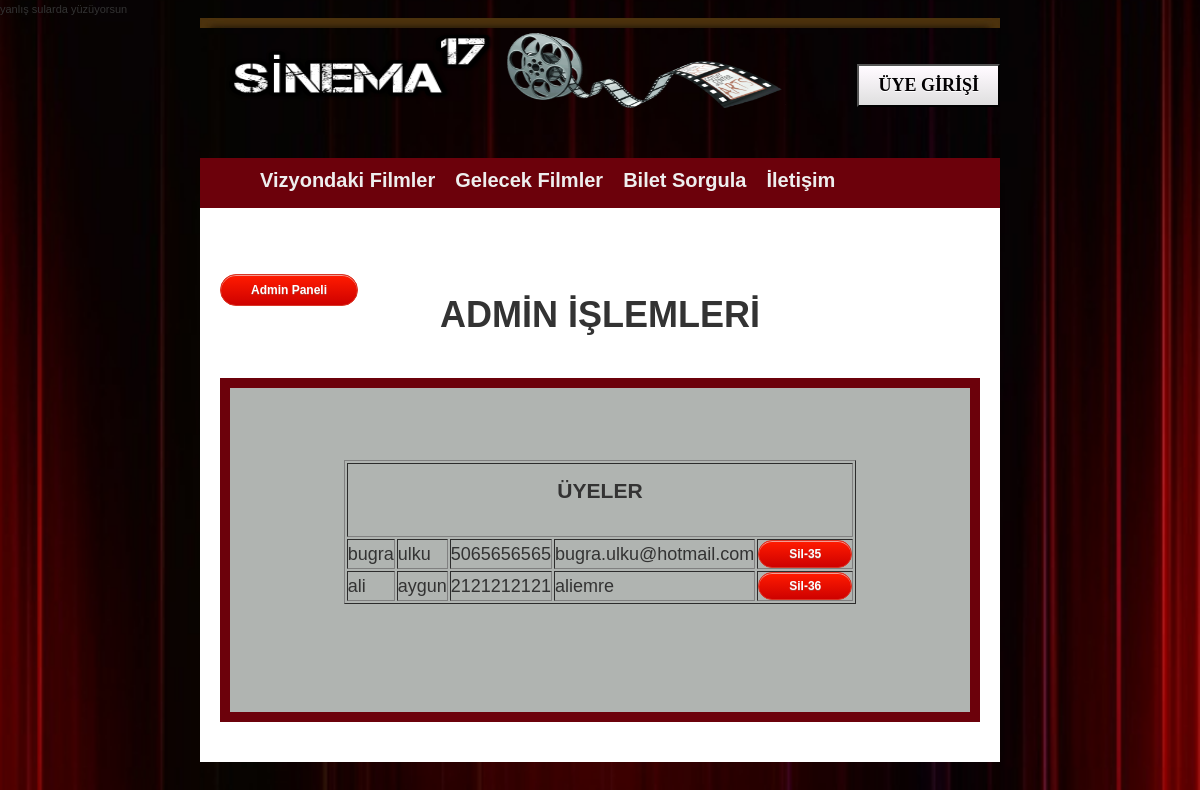
The app's page /adminuye.php with its own data.
### tables this page shows
CREATE TABLE `musteri` (
  `musteri_id` int(11) NOT NULL,
  `kulladi` varchar(45) NOT NULL,
  `soyad` varchar(45) NOT NULL,
  `telefon` varchar(45) NOT NULL,
  `mail` varchar(50) NOT NULL,
  `kullsifre` int(30) NOT NULL,
  `ad` varchar(30) NOT NULL
);

### adminuye.php (the view, shortened to what this page needs)
<!DOCTYPE html PUBLIC "-//W3C//DTD XHTML 1.0 Transitional//EN" "http://www.w3.org/TR/xhtml1/DTD/xhtml1-transitional.dtd">
<html xmlns="http://www.w3.org/1999/xhtml">
<head>
</head>
<link rel="stylesheet" type="text/css" href="style.css" media="screen" />
</head>
<body>
<div id="arka">
<div id="wrap">
<div id="top"> </div>
<div id="header">
<a href="index.php"><img src="images/logo2.png" width="300" height="100" ></a>
<img src="images/logo11.png" width="300" height="100" ></a>
<div class="admin"><br/><br/>
<?php include ('buton1.php');?>
</div>
</div>
<div id="menu">
<ul>
<li><a href="index.php">Vizyondaki Filmler</a></li>
<li><a href="gelecek.php">Gelecek Filmler</a></li>
<li><a href="sorgu.php">Bilet Sorgula</a></li>
<li><a href="iletisim.php">İletişim</a></li>
</ul>
</div>
<div id="content"><br/><br/>
<div class="orta">
<a href="admin.php" class="myButton1"><p>Admin Paneli</p></a></td>
<div align="center"><font size="4" ><h1>ADMİN İŞLEMLERİ</h1></font></br></br>
</div>
<br>
<form action="adminuye.php" method="post">
<div align="center">
<?php
include("baglan.php");
echo '<div class="border"></br></br>';
echo "<font size=\"4px\"></br></br><table border=\"1\" align=\"center\">";
echo "<font size=\"4px\">";
echo'<tr><td colspan="6" align="center"></br><h3>ÜYELER</h3></br></br></td></tr>';
$sorgu2="SELECT * FROM musteri";
$giden2=mysql_query($sorgu2,$baglan);
while($gelen2=mysql_fetch_array($giden2)){
echo "<tr><td>".$gelen2['ad']."</td><td>".$gelen2['soyad']."</td><td>".$gelen2['telefon']."</td><td>".$gelen2['mail']."</td><td><input type=\"submit\" name=\"islem\" value=\"Sil-$gelen2[0]\" class=\"myButton1\"></td></tr>";
}
echo "</table></font></br></br>";
echo '</div>';
?>
</div>
<div style="clear: both;"> </div></div>
<div id="footer"></div>
</div>
</body>
</html>

### style.css (style rules this page uses)
* { padding: 0; margin: 0; }
body { background: #000000 url(images/background1.jpg) no-repeat; background-size: 2000px ; background-position:center; font-family: Verdana, Arial, Helvetica, sans-serif; font-size: 11px; line-height: 18px; color: #333333; }
img { border: none; }
a { color: #4c320d; }
#wrap { margin: auto; width: 800px; }
#header { height: 130px; }
#menu { padding-left: 40px; height: 50px; line-height: 45px; background: #6c010b no-repeat; font-size: 20px; }
#menu ul { padding-left: 10px; list-style-type: none; }
#menu ul li { display: block; float: left; }
#menu ul li a { color: #eee; padding: 0 10px; text-decoration: none; font-weight: 600; }
#content { background: white; padding: 30px 20px; }
.orta { text-align: justify; }
#top { background: #0000 url(images/top.jpg) no-repeat; padding: 5px 0; }
#footer { text-align: center; color: #eee; font-size: 11px; padding: 0 0 10px 0; }
.admin { float:right; }
.border { background:#b0b4b1;border-left:10px solid #6c010b; border-right:10px solid #6c010b; border-top:10px solid #6c010b;border-bottom:10px solid #6c010b; }
.myButton1 { -moz-box-shadow:inset 0px 1px 0px 0px #f29c93; -webkit-box-shadow:inset 0px 1px 0px 0px #f29c93; box-shadow:inset 0px 1px 0px 0px #f29c93; background:-webkit-gradient(linear, left top, left bottom, color-stop(0.05, #fe1a00), color-stop(1, #ce0100)); background:-moz-linear-gradient(top, #fe1a00 5%, #ce0100 100%); background:-webkit-linear-gradient(top, #fe1a00 5%, #ce0100 100%); background:-o-linear-gradient(top, #fe1a00 5%, #ce0100 100%); background:-ms-linear-gradient(top, #fe1a00 5%, #ce0100 100%); background:linear-gradient(to bottom, #fe1a00 5%, #ce0100 100%); filter:progid:DXImageTransform.Microsoft.gradient(startColorstr='#fe1a00', endColorstr='#ce0100',GradientType=0); background-color:#fe1a00; -moz-border-radius:6px; -webkit-border-radius:6px; border-radius:50px; border:1px solid #d83526; display:inline-block; cursor:pointer; color:#ffffff; font-family:Arial; font-size:12px; font-weight:bold; padding:6px 30px; text-decoration:none; text-shadow:0px 1px 0px #b23e35; }

### records on screen
musteri: ad "bugra", soyad "ulku", telefon "5065656565", mail "bugra.ulku@hotmail.com", islem "Sil-35"
musteri: ad "ali", soyad "aygun", telefon "2121212121", mail "aliemre", islem "Sil-36"
